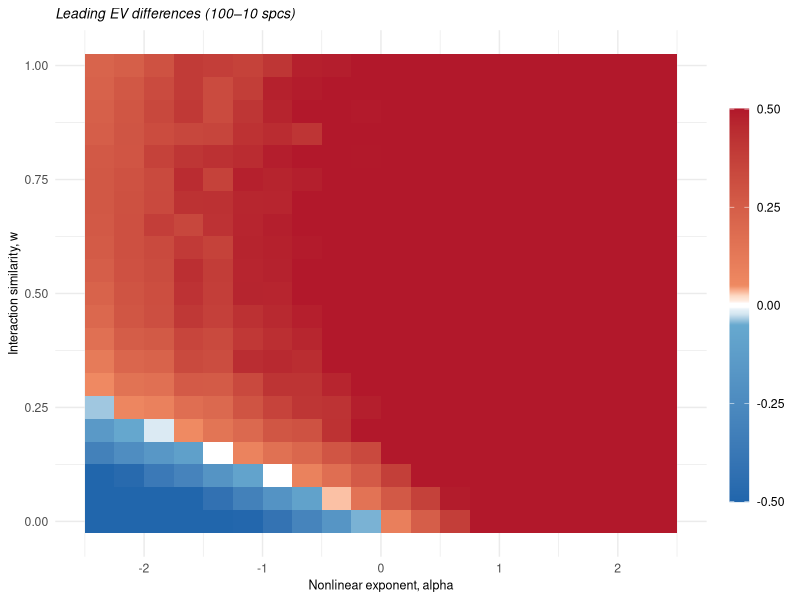
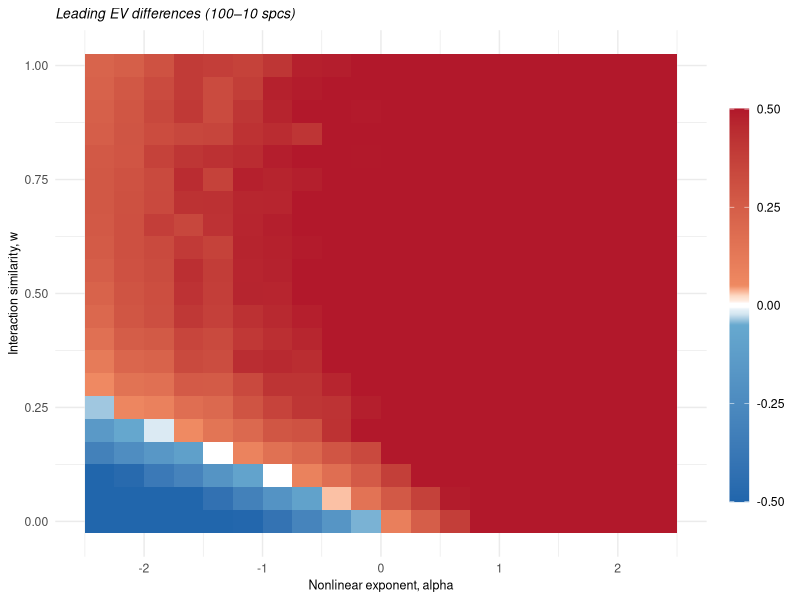

Source code (R) for these figures, in order:
library(data.table)
library(ggplot2)
library(grid)
library(scales)  
library(ggpubr)
theme_set(theme_minimal())

# Read in the file
results<- fread("result_array.txt")

# Subset the data for N_species = 25 and N_species = 100
div_1 <- 10
div_2 <- 100
data_1  <- subset(results, N_species == div_1)
data_2 <- subset(results, N_species == div_2)

# Merge the two subsets by the common parameters (alpha and w)
merged <- merge(data_2, data_1, by = c("alpha", "w"), 
                suffixes = c("_2", "_1"))

# Compute the difference: (eigenvalue for N_species = 100) minus (for N_species = 25)
merged$diff <- merged$leading_eigenvalue_2 - merged$leading_eigenvalue_1

# Create a new data frame (hmap) with the renamed columns:
#    b = alpha, c = w, h = diff
hmap <- merged[, c("alpha", "w", "diff")]
names(hmap) <- c("x", "y", "z")

# 1. Define the overall range and the region you want as pure white
hmin <- -0.5
hmax <-  0.5
white_min <- -0.01
white_max <-  0.01

# 2. Create vectors of 'breakpoints' (xvals) and colors (colorvals).
#    We'll map the segment [-0.01, 0.01] entirely to white, 
#    while distributing the rest of the colors around it.

xvals <- c(hmin,   -0.05,  white_min, white_min, white_max, white_max,  0.05,   hmax)
#         ^        ^       ^          ^           ^          ^           ^       ^
#         |        |       identical  identical   identical  identical   |       |
#         lower    small   left edge  left edge   right edge right edge  small   upper
#         limit    negative of white  of white    of white   of white    positive limit

colorvals <- c('#2166ac',    # deep blue
               '#67a9cf',    # lighter blue
               '#d1e5f0',    # very light blue
               'white',      # from -0.01 ...
               'white',      # ... to +0.01 all white
               '#fddbc7',    # light salmon
               '#ef8a62',    # salmon
               '#b2182b')    # deep red

# Note: length(xvals) == length(colorvals).
#       The pairs of identical xvals around -0.01 and 0.01
#       ensure that we get a "plateau" of white in that region.

# 3. Convert xvals into [0..1] scale for scale_fill_gradientn via rescale()
rescaled_vals <- rescale(xvals, from = c(hmin, hmax))
# This ensures that the left-most breakpoint is mapped to 0, and the right-most to 1.

# 4. Plot with geom_tile() and the custom gradient
ggplot(hmap, aes(x = x, y = y, fill = z)) +
  geom_tile() +
  scale_fill_gradientn(
    colors = colorvals,
    values = rescaled_vals,
    limits = c(hmin, hmax),
    oob = squish,         # squish values outside the limits
    na.value = "grey",    # color cells grey if h is NA
    name = ""
  ) +
  ggtitle(paste0("Leading EV differences (", div_2, "–", div_1, " spcs)"))+
  xlab("Nonlinear exponent, alpha") +
  ylab("Interaction similarity, w") +
  theme(
    plot.title = element_text(size = 10, face = "italic"),
    axis.title.x = element_text(size = 9),
    axis.title.y = element_text(size = 9),
    legend.key.height = unit(2, "cm"),
    legend.key.width  = unit(0.5, "cm")
  )

ggsave("wa_draft.pdf", width = 5.5, height = 5)
